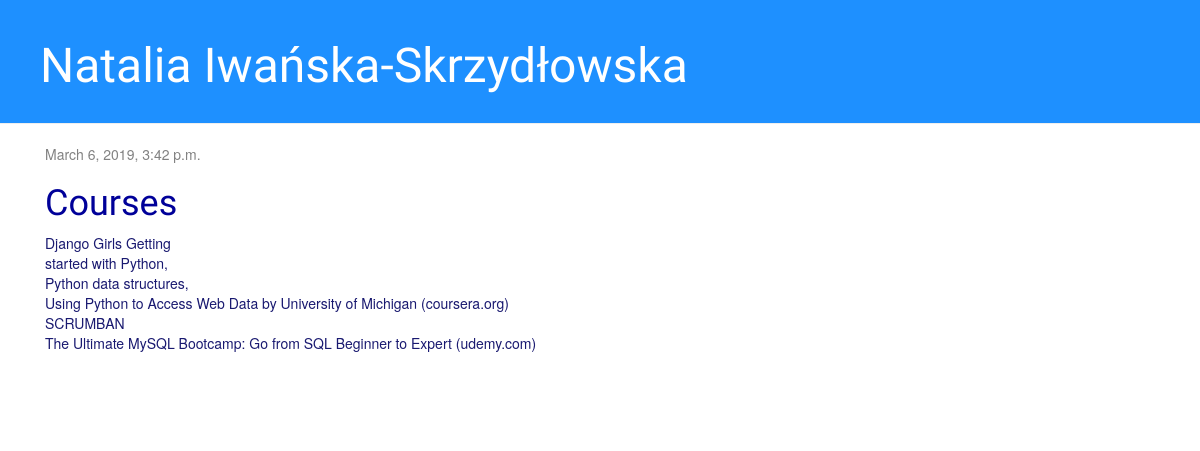
The app's page /post/2/ with its own data.
### myfirstapp/models.py (models this page shows, shortened)
class Post(models.Model):
    author = models.ForeignKey('auth.User', on_delete=models.CASCADE)
    title = models.CharField(max_length=200)
    text = models.TextField()
    created_date = models.DateTimeField(
            default=timezone.now)
    published_date = models.DateTimeField(
            blank=True, null=True)

### myfirstapp/views.py (the view)
# urls.py: path('post/<int:pk>/', views.post_detail, name='post_detail'),
def post_detail(request, pk):
    post = get_object_or_404(Post, pk=pk)
    return render(request, 'myfirstapp/post_detail.html', {'post': post})

### myfirstapp/templates/myfirstapp/post_detail.html
{% extends 'myfirstapp/base.html' %}
{% block content %}
    <div class="post">
        {% if post.published_date %}
            <div class="date">
                {{ post.published_date }}
            </div>
        {% endif %}
        <h1>{{ post.title }}</h1>
        <p>{{ post.text|safe|linebreaksbr }}</p>
    </div>
{% endblock %}

### myfirstapp/static/css/kolor.css (style rules this page uses)
h1, h2, h3, h4 { font-family: 'Courgette', cursive; color: #000099; }
.date { color: #828282; }
.post { margin-bottom: 70px; }

### records on screen
Post: published_date "March 6, 2019, 3:42 p.m.", title "Courses", text "Django Girls Getting started with Python, Python data structures, Using Python to Access Web Data by University of Michigan (coursera.org) SCRUMBAN The Ultimate MySQL Bootcamp: Go from SQL Beginner to Expert (udemy.com)"
